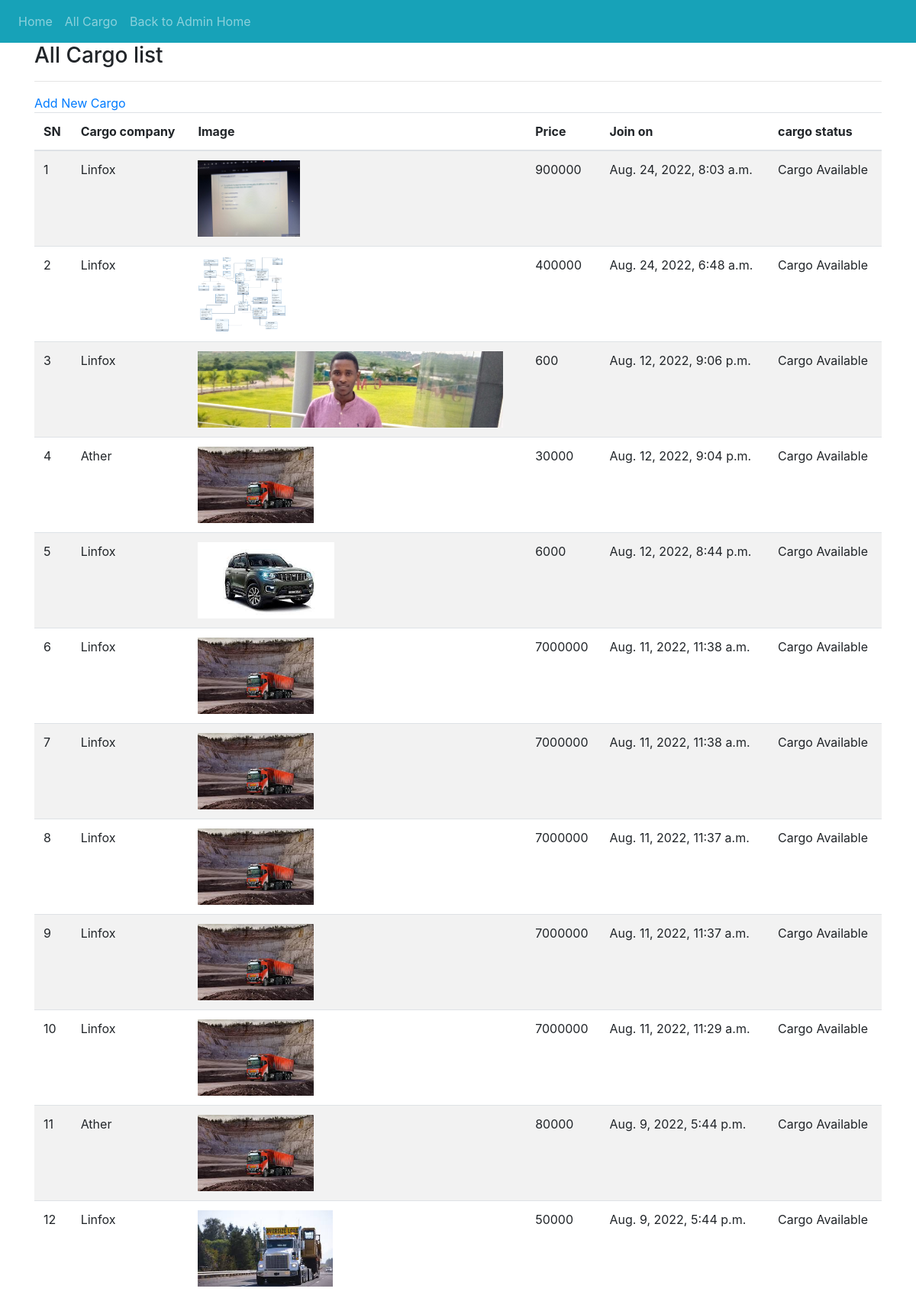
/linfox-cargo/list/ (signed in), run on the app's committed database.
### ecomapp/models.py (models this page shows, shortened)
class Cargo(models.Model):
        CampanyName = models.CharField(max_length=20, choices=Company, default="Linfox")
        joined_on = models.DateTimeField(auto_now_add=True)
        address = models.CharField(max_length=200, null=True, blank=True)
        image = models.ImageField(upload_to="products", default=0)
        price = models.PositiveIntegerField(default=0)
        view_count = models.PositiveIntegerField(default=0)
        cargo_status = models.CharField(max_length=50, choices=CARGO_STATUS, default="Cargo Available")

### ecomapp/views.py (the view)
# urls.py: path("linfox-cargo/list/", LinfoxCargoListView.as_view(), name="linfoxcargolist"),
class LinfoxCargoListView(LinfoxRequiredMixin, ListView):
    template_name = "linfox/linfoxcargolist.html"
    queryset = Cargo.objects.all().order_by("-id")
    context_object_name = "allcargo"

### ecomapp/views.py (called while the page is built)
    def dispatch(self, request, *args, **kwargs):
        if request.user.is_authenticated and Admin.objects.filter(user=request.user).exists():
            pass
        else:
            return redirect("/linfox-login/")
        return super().dispatch(request, *args, **kwargs)

### templates/linfox/linfoxcargolist.html (shortened to what this page needs)
{% extends 'linfox/linfoxbase.html' %}
{% block content %}
<div class="container">
    <div class="row">
        <div class="col-md-12">
            <h3>All Cargo list</h3><hr>
            <a href="{% url 'ecomapp:linfoxproductcreate' %}">Add New Cargo</a>
            <table class="table table-striped">
                <thead>
                    <tr>
                        <th>SN</th>
                        <th>Cargo company</th>
                        <th>Image</th>
                        <th>Price</th>
                        <th>Join on</th>
                        <th>cargo status</th>
                    </tr>
                </thead>
                <tbody>
                    {% for p in allcargo %}
                    <tr>
                        <td>{{forloop.counter}}</td>
                        <td>{{p.CampanyName}}</td>
                        <td><img src="{{p.image.url}}" style="height: 100px;" alt=""></td>
                        <td>{{p.price}}</td>
                        <td>{{p.joined_on}}</td>
                        <td>{{p.cargo_status}}</td>
                    </tr>
                    {% endfor %}
                </tbody>
            </table>
        </div>
    </div>
</div>
{% endblock %}

### data on the page
Cargo: CampanyName "Linfox", image (picture), price "900000", joined_on "Aug. 24, 2022, 8:03 a.m.", cargo_status "Cargo Available"
Cargo: CampanyName "Linfox", image (picture), price "400000", joined_on "Aug. 24, 2022, 6:48 a.m.", cargo_status "Cargo Available"
Cargo: CampanyName "Linfox", image (picture), price "600", joined_on "Aug. 12, 2022, 9:06 p.m.", cargo_status "Cargo Available"
Cargo: CampanyName "Ather", image (picture), price "30000", joined_on "Aug. 12, 2022, 9:04 p.m.", cargo_status "Cargo Available"
Cargo: CampanyName "Linfox", image (picture), price "6000", joined_on "Aug. 12, 2022, 8:44 p.m.", cargo_status "Cargo Available"
Cargo: CampanyName "Linfox", image (picture), price "7000000", joined_on "Aug. 11, 2022, 11:38 a.m.", cargo_status "Cargo Available"
Cargo: CampanyName "Linfox", image (picture), price "7000000", joined_on "Aug. 11, 2022, 11:38 a.m.", cargo_status "Cargo Available"
Cargo: CampanyName "Linfox", image (picture), price "7000000", joined_on "Aug. 11, 2022, 11:37 a.m.", cargo_status "Cargo Available"
Cargo: CampanyName "Linfox", image (picture), price "7000000", joined_on "Aug. 11, 2022, 11:37 a.m.", cargo_status "Cargo Available"
Cargo: CampanyName "Linfox", image (picture), price "7000000", joined_on "Aug. 11, 2022, 11:29 a.m.", cargo_status "Cargo Available"
Cargo: CampanyName "Ather", image (picture), price "80000", joined_on "Aug. 9, 2022, 5:44 p.m.", cargo_status "Cargo Available"
Cargo: CampanyName "Linfox", image (picture), price "50000", joined_on "Aug. 9, 2022, 5:44 p.m.", cargo_status "Cargo Available"
